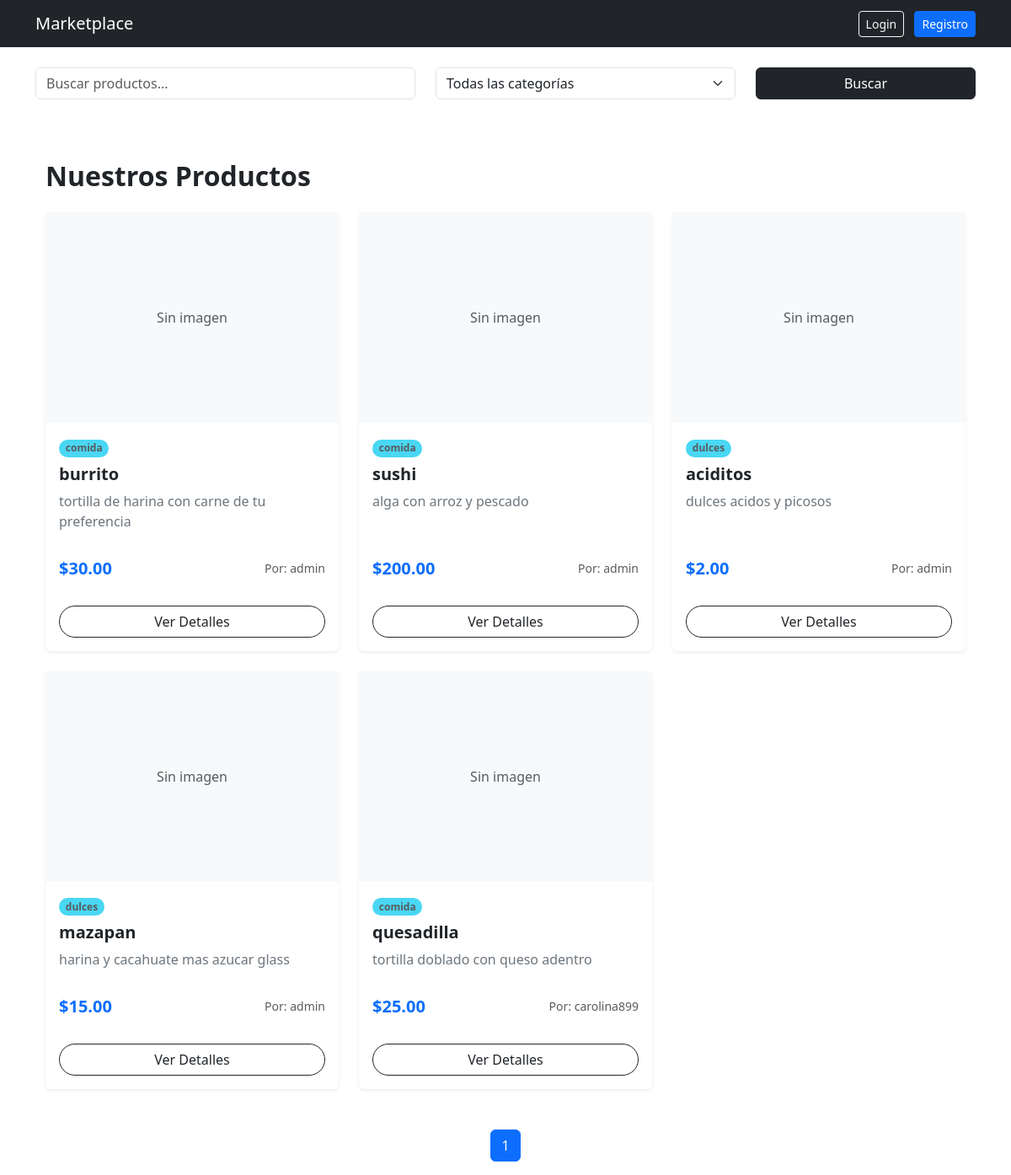
The page / on the database its author committed.
### store/models.py (models this page shows, shortened)
class Product(models.Model):
    id = models.UUIDField(primary_key=True, default=uuid.uuid4, editable=False)
    name = models.CharField(max_length=150)
    description = models.TextField()
    image = models.ImageField(upload_to='upload/', blank=True, null=True)
    price = models.DecimalField(max_digits=10, decimal_places=2)
    stock = models.PositiveIntegerField(default=0)
    owner = models.ForeignKey(
        User,
        on_delete=models.CASCADE,
        related_name='products'
    )  # 1:N
    categories = models.ManyToManyField(
        Category,
        related_name='products'
    )  # N:M
    created_at = models.DateTimeField(auto_now_add=True)

class Category(models.Model):
    id = models.UUIDField(primary_key=True, default=uuid.uuid4, editable=False)
    name = models.CharField(max_length=100)
    description = models.TextField(blank=True)

class User(AbstractUser):
    id = models.UUIDField(primary_key=True, default=uuid.uuid4, editable=False)
    is_seller = models.BooleanField(default=False)

### store/views.py (the view)
# urls.py: 2. Add a URL to urlpatterns:  path('', views.home, name='home')
def home(request):
    query = request.GET.get('q')
    category_id = request.GET.get('category')
    products = Product.objects.select_related(
        'owner'
    ).prefetch_related(
        'categories'
    ).all()
    if query:
        products = products.filter(
            Q(name__icontains=query) |
            Q(description__icontains=query)
        )
    if category_id:
        products = products.filter(
            categories__id=category_id
        )
    paginator = Paginator(products, 6)
    page_number = request.GET.get('page')
    page_obj = paginator.get_page(page_number)
    categories = Category.objects.all()
    return render(request, 'store/home.html', {
        'page_obj': page_obj,
        'categories': categories,
        'products': products
    })

### store/templates/store/home.html (shortened to what this page needs)
{% extends 'store/base.html' %}
{% block content %}
<form method="GET" class="row mb-4">
    <div class="col-md-5">
        <input type="text"
               name="q"
               class="form-control"
               placeholder="Buscar productos...">
    </div>
    <div class="col-md-4">
        <select name="category"
                class="form-select">
            <option value="">Todas las categorías</option>
        </select>
    </div>
    <div class="col-md-3">
        <button class="btn btn-dark w-100">
            Buscar
        </button>
    </div>
</form>
<div class="container py-5">
    <h2 class="mb-4 fw-bold text-dark">Nuestros Productos</h2>
    <div class="row row-cols-1 row-cols-md-2 row-cols-lg-3 g-4">
        {% for product in products %}
        <div class="col">
            <div class="card h-100 border-0 shadow-sm transition-hover">
                {% if product.image %}
                    <img src="{{ product.image.url }}" class="card-img-top object-fit-cover" alt="{{ product.name }}" style="height: 250px;">
                {% else %}
                    <div class="bg-light d-flex align-items-center justify-content-center" style="height: 250px;">
                        <span class="text-muted">Sin imagen</span>
                    </div>
                {% endif %}
                <div class="card-body d-flex flex-column">
                    <div class="mb-2">
                        {% for cat in product.categories.all %}
                            <span class="badge rounded-pill bg-info text-dark opacity-75 small">{{ cat.name }}</span>
                        {% endfor %}
                    </div>
                    <h5 class="card-title fw-semibold">{{ product.name }}</h5>
                    <p class="card-text text-secondary flex-grow-1">
                        {{ product.description|truncatechars:100 }}
                    </p>
                    <div class="d-flex justify-content-between align-items-center mt-3">
                        <span class="h5 mb-0 fw-bold text-primary">${{ product.price }}</span>
                        <small class="text-muted">Por: {{ product.owner.username }}</small>
                    </div>
                </div>
                <div class="card-footer bg-transparent border-top-0 pb-3">
                    <div class="d-grid pt-2">
                        <a href="#" class="btn btn-outline-dark rounded-pill">Ver Detalles</a>
                    </div>
                </div>
            </div>
        </div>
        {% empty %}
        <div class="col-12 text-center py-5">
            <p class="lead text-muted">No hay productos disponibles en este momento.</p>
        </div>
        {% endfor %}
    </div>
</div>
<nav>
<ul class="pagination justify-content-center">
    <li class="page-item active">
        <span class="page-link">
            {{ page_obj.number }}
        </span>
    </li>
</ul>
</nav>
{% endblock %}

### store/templates/store/home.html (style rules this page uses)
.transition-hover { transition: transform 0.2s ease-in-out, box-shadow 0.2s ease-in-out; }

### rows shown on the page
Product: shows "Sin imagen", name "burrito", description "tortilla de harina con carne de tu preferencia", price "30.00", owner.username "admin"
Category: name "comida"
Product: shows "Sin imagen", name "sushi", description "alga con arroz y pescado", price "200.00", owner.username "admin"
Product: shows "Sin imagen", name "aciditos", description "dulces acidos y picosos", price "2.00", owner.username "admin"
Category: name "dulces"
Product: shows "Sin imagen", name "mazapan", description "harina y cacahuate mas azucar glass", price "15.00", owner.username "admin"
Product: shows "Sin imagen", name "quesadilla", description "tortilla doblado con queso adentro", price "25.00", owner.username "carolina899"

### other values the page prints
{{ page_obj.number }} "1"
